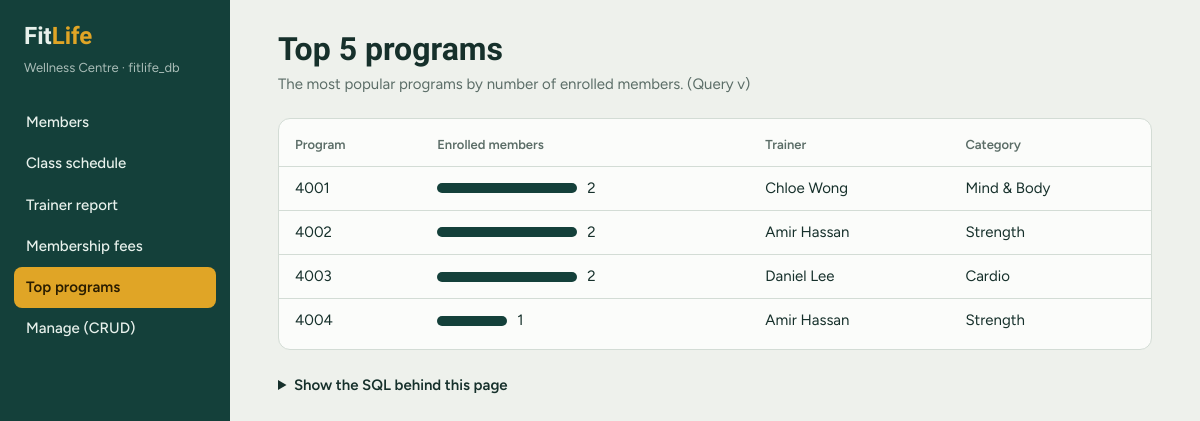
Screenshot of /?page=top with the database file from the repository.
### tables this page shows
CREATE TABLE `program` (
  `program_id` int(11) NOT NULL,
  `duration` int(11) NOT NULL CHECK (`duration` > 0),
  `program_fee` decimal(8,2) NOT NULL CHECK (`program_fee` >= 0),
  `trainer_id` int(11) NOT NULL,
  `program_category_id` int(11) NOT NULL
);

CREATE TABLE `program_category` (
  `program_category_id` int(11) NOT NULL,
  `program_name` varchar(60) NOT NULL
);

### index.php (the view, shortened to what this page needs)
<?php
require __DIR__ . '/db.php';
function h($v) { return $v instanceof Raw ? $v->s : htmlspecialchars((string)$v, ENT_QUOTES); }
function table(array $head, array $rows, array $num = []) {
    echo '<div class="panel"><table><thead><tr>';
    foreach ($head as $i => $t) echo '<th class="' . (in_array($i, $num) ? 'n' : '') . '">' . h($t) . '</th>';
    echo '</tr></thead><tbody>';
    foreach ($rows as $r) {
        echo '<tr>';
        $i = 0;
        foreach ($r as $c) { echo '<td class="' . (in_array($i++, $num) ? 'n' : '') . '">' . h($c) . '</td>'; }
        echo '</tr>';
    }
    echo '</tbody></table></div>';
}
function sqlbox($sql) {
    echo '<details class="sql"><summary>Show the SQL behind this page</summary><pre>' . h(trim($sql)) . '</pre></details>';
}
function heading($t, $l) { echo '<h1>' . h($t) . '</h1><p class="lead">' . h($l) . '</p>'; }
$Q = [];
$Q['members'] = "SELECT m.member_id, m.member_name, m.member_contact, m.member_email,
  ms.membership_status,
  COALESCE(e.total_programs_enrolled, 0) AS total_programs_enrolled,
  COALESCE(a.total_classes_attended, 0)  AS total_classes_attended,
  COALESCE(p.total_payments_made, 0)     AS total_payments_made
FROM member m
JOIN membership ms ON ms.membership_id = m.membership_id
LEFT JOIN (
  SELECT member_id, COUNT(DISTINCT program_id) AS total_programs_enrolled
  FROM enrolment GROUP BY member_id
) e ON e.member_id = m.member_id
LEFT JOIN (
  SELECT member_id,
         COUNT(DISTINCT CASE WHEN attendance_status='Attended' THEN class_id END) AS total_classes_attended
  FROM class_attendance GROUP BY member_id
) a ON a.member_id = m.member_id
LEFT JOIN (
  SELECT member_id, COUNT(DISTINCT payment_id) AS total_payments_made
  FROM payment GROUP BY member_id
) p ON p.member_id = m.member_id
ORDER BY m.member_id";
$Q['classes'] = "SELECT c.class_id, c.class_date, c.class_start, c.class_end,
  CONCAT(t.first_name, ' ', t.last_name) AS trainer_name,
  c.class_status, pc.program_category_id, pc.program_name AS program_category_name, pr.program_id
FROM class c
JOIN trainer t ON t.trainer_id = c.trainer_id
JOIN program pr ON pr.program_id = c.program_id
JOIN program_category pc ON pc.program_category_id = pr.program_category_id
ORDER BY c.class_date, c.class_start";
$Q['trainers'] = "SELECT t.trainer_id,
  CONCAT(t.first_name, ' ', t.last_name) AS trainer_name,
  COUNT(c.class_id) AS total_classes_taught,
  SUM(CASE WHEN c.class_status = 'Cancelled' THEN 1 ELSE 0 END) AS total_cancelled_classes
FROM trainer t
LEFT JOIN class c ON c.trainer_id = t.trainer_id
GROUP BY t.trainer_id, trainer_name
ORDER BY total_classes_taught DESC, trainer_name";
$Q['quarter'] = "SELECT YEAR(p.payment_date) AS pay_year, QUARTER(p.payment_date) AS pay_quarter,
  SUM(mpplan.membership_fee) AS total_membership_fees
FROM payment p
JOIN membership_payment mp ON mp.payment_id = p.payment_id
JOIN membership m ON m.membership_id = mp.membership_id
JOIN membership_plan mpplan ON mpplan.membership_type = m.membership_type
GROUP BY YEAR(p.payment_date), QUARTER(p.payment_date)
ORDER BY pay_year, pay_quarter";
$Q['annual'] = "SELECT YEAR(p.payment_date) AS pay_year,
  SUM(mpplan.membership_fee) AS total_membership_fees
FROM payment p
JOIN membership_payment mp ON mp.payment_id = p.payment_id
JOIN membership m ON m.membership_id = mp.membership_id
JOIN membership_plan mpplan ON mpplan.membership_type = m.membership_type
GROUP BY YEAR(p.payment_date)
ORDER BY pay_year";
$Q['top'] = "SELECT pr.program_id,
  COUNT(DISTINCT e.member_id) AS total_enrolled_members,
  CONCAT(t.first_name, ' ', t.last_name) AS assigned_trainer,
  pc.program_name AS program_category_name
FROM program pr
JOIN enrolment e ON e.program_id = pr.program_id
JOIN trainer t ON t.trainer_id = pr.trainer_id
JOIN program_category pc ON pc.program_category_id = pr.program_category_id
GROUP BY pr.program_id, assigned_trainer, program_category_name
ORDER BY total_enrolled_members DESC, pr.program_id
LIMIT 5";
$pages = [
    'members' => 'Members', 'classes' => 'Class schedule', 'trainers' => 'Trainer report',
    'fees' => 'Membership fees', 'top' => 'Top programs', 'manage' => 'Manage (CRUD)',
];
$page = $_GET['page'] ?? 'members';
?>
<!doctype html>
<html lang="en">
<head>
<link rel="stylesheet" href="style.css">
</head>
<body>
<div class="app">
<aside>
  <div class="logo">Fit<i>Life</i></div>
  <div class="tag">Wellness Centre · fitlife_db</div>
  <nav>
    <?php foreach ($pages as $k => $label): ?>
      <a href="?page=<?= $k ?>" <?= $k === $page ? 'aria-current="page"' : '' ?>><?= h($label) ?></a>
    <?php endforeach; ?>
  </nav>
</aside>
<main>
<?php
switch ($page) {
case 'top':
    heading('Top 5 programs', 'The most popular programs by number of enrolled members. (Query v)');
    $data = $pdo->query($Q['top'])->fetchAll();
    $max = max(1, ...array_map(fn($r) => (int)$r['total_enrolled_members'], $data ?: [['total_enrolled_members' => 1]]));
    $rows = [];
    foreach ($data as $r) {
        $w = $r['total_enrolled_members'] / $max * 140;
        $rows[] = [$r['program_id'],
                   new Raw('<div class="bar"><b style="width:' . $w . 'px"></b>' . (int)$r['total_enrolled_members'] . '</div>'),
                   $r['assigned_trainer'], $r['program_category_name']];
    }
    table(['Program', 'Enrolled members', 'Trainer', 'Category'], $rows);
    sqlbox($Q['top']);
    break;
?>
<?php
}
?>
</main>
</div>
</body>
</html>

### style.css (style rules this page uses)
:root { --bg:#eef1ec;--surface:#fbfcfa;--ink:#16302b;--muted:#5b6d67;--line:#d3dcd5;--side:#14403a;--side-ink:#e8f1ec;--accent:#e0a526;--ok:#2a6f4b;--okbg:#dcefe3;--bad:#a73a2a;--badbg:#f5dcd6;--warn:#7d5a0a;--warnbg:#f6ebcb;--code:#0f1f1c;--code-ink:#cfe4da;color-scheme:light;box-sizing:border-box;padding-top:env(safe-area-inset-top,0px);padding-bottom:env(safe-area-inset-bottom,0px) }
*,*::before,*::after { box-sizing:inherit }
html { scroll-padding-top:env(safe-area-inset-top,0px) }
body { margin:0;background:var(--bg);color:var(--ink);font:400 15px/1.55 Figtree,system-ui,-apple-system,"Segoe UI",sans-serif }
.app { display:grid;grid-template-columns:230px 1fr;min-height:100vh }
aside { background:var(--side);color:var(--side-ink);padding:24px 14px;position:sticky;top:0;align-self:start;height:100vh;display:flex;flex-direction:column;gap:6px }
.logo { font:700 24px/1 "Bricolage Grotesque",Georgia,serif;padding:0 10px 4px }
.logo i { font-style:normal;color:var(--accent) }
.tag { padding:0 10px 18px;font-size:13px;opacity:.7 }
main { padding:32px clamp(16px,4vw,48px) 64px;min-width:0;max-width:1100px }
h1 { font:700 32px/1.1 "Bricolage Grotesque",Georgia,serif;margin:0 0 6px }
.lead { margin:0 0 22px;color:var(--muted);max-width:62ch }
.panel { background:var(--surface);border:1px solid var(--line);border-radius:12px;padding:6px 0;overflow-x:auto }
table { border-collapse:collapse;width:100%;min-width:560px }
th,td { text-align:left;padding:10px 16px;border-bottom:1px solid var(--line);white-space:nowrap }
th { font-weight:600;color:var(--muted);font-size:13px }
tr:last-child td { border-bottom:0 }
.bar { display:flex;align-items:center;gap:10px }
.bar b { display:block;height:10px;border-radius:5px;background:var(--side);min-width:4px }
details.sql { margin-top:18px }
summary { cursor:pointer;font-weight:600;padding:6px 0;width:max-content }
@media (prefers-reduced-motion:no-preference) { .panel,.grid { animation:in .25s ease-out } }
nav a { display:block;padding:9px 12px;border-radius:8px;font-weight:500;color:inherit;text-decoration:none }
nav a[aria-current=page] { background:var(--accent);color:#2a1d00;font-weight:600 }

### rows the page displays
program: program_id "4001", c "2", c "Chloe Wong", program_category.program_name "Mind & Body"
program: program_id "4002", c "2", c "Amir Hassan", program_category.program_name "Strength"
program: program_id "4003", c "2", c "Daniel Lee", program_category.program_name "Cardio"
program: program_id "4004", c "1", c "Amir Hassan", program_category.program_name "Strength"

### other values shown
$label "Members"
$label "Class schedule"
$label "Trainer report"
$label "Membership fees"
$label "Top programs"
$label "Manage (CRUD)"
$t "Top 5 programs"
$l "The most popular programs by number of enrolled members. (Query v)"
$t "Program"
$t "Enrolled members"
$t "Trainer"
$t "Category"
